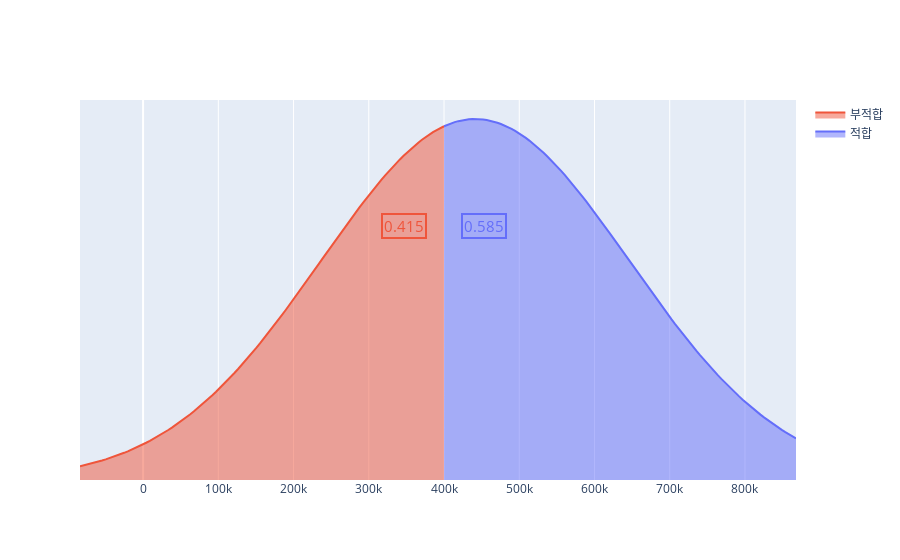

Notebook source saved alongside this figure:
### Code cell
floating_pro,floating_pro_negative = cal_norm(df_foottraffic['월 평균'].mean(),
                                              df_foottraffic['월 평균'].std(),
                                              df_foottraffic['월 평균'].min(),          
                                              df_foottraffic['월 평균'].max(),  
                                              floating_standard,
                                              False)
floating_pro
